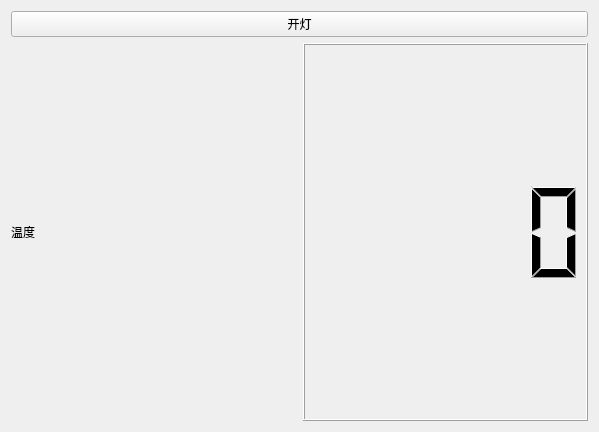
<?xml version="1.0" encoding="UTF-8"?>
<ui version="4.0">
 <class>Widget</class>
 <widget class="QWidget" name="Widget">
  <property name="geometry">
   <rect>
    <x>0</x>
    <y>0</y>
    <width>599</width>
    <height>432</height>
   </rect>
  </property>
  <property name="windowTitle">
   <string>Widget</string>
  </property>
  <layout class="QVBoxLayout" name="verticalLayout">
   <item>
    <widget class="QPushButton" name="pushButton">
     <property name="text">
      <string>开灯</string>
     </property>
    </widget>
   </item>
   <item>
    <layout class="QHBoxLayout" name="horizontalLayout">
     <item>
      <widget class="QLabel" name="label">
       <property name="text">
        <string>温度</string>
       </property>
      </widget>
     </item>
     <item>
      <widget class="QLCDNumber" name="lcdNumber"/>
     </item>
    </layout>
   </item>
  </layout>
 </widget>
 <layoutdefault spacing="6" margin="11"/>
 <resources/>
 <connections/>
</ui>
